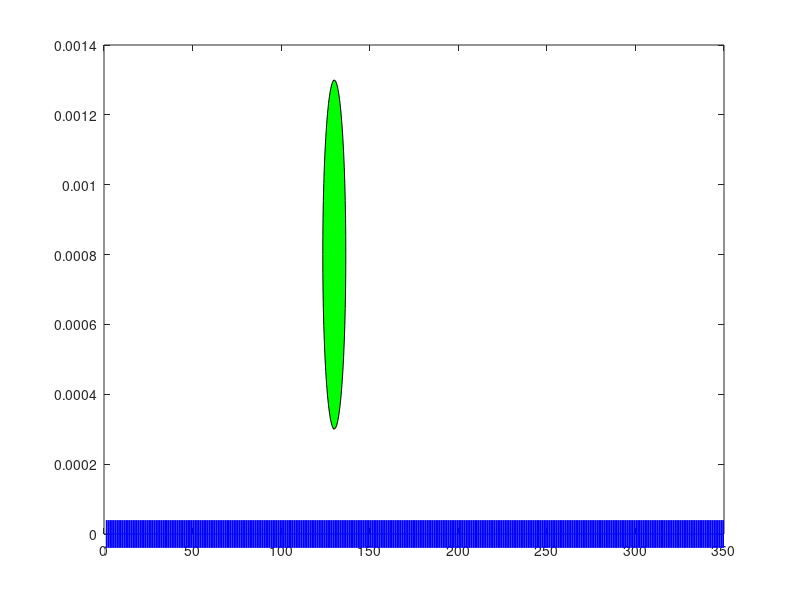

Here is the MATLAB script that generated this plot: (Note: this script raises an error after producing the figure.)
%function [outputArg1,outputArg2] = Animation(inputArg1,inputArg2)
%UNTITLED Summary of this function goes here
%   Detailed explanation goes here

t=130;
N = 350;
x = linspace(1,350,350);
y = zeros(1,350);
x_Bind = linspace(10,350,35);
Y_Bind = 0.0004*ones(1,35);
plot(x,y,'blue','LineWidth',20)
hold on
%plot(t, 0.0010,'.b', 'MarkerSize',140)

rectangle('Position',[t-6.5 0.0003 13 0.001],'Curvature',[1,1],'FaceColor',[0 1 0]*abs(1-mod(t,(10))/5) + [1 0 0]*abs(1-mod(t+5,(10))/5))
scatter(x_Bind,Y_Bind,95,'^','black','filled')

set(gca,'ytick',[])
ylim ([-0.004 0.01])
xlim([-0.1*N 1.1*N])

r=1; %r=0 left sided, r=1 right sided
rectangle('Position',[t-6.5+r*9 0.0005 4 0.0008],'Curvature',[1,1],'FaceColor', 'y')
rectangle('Position',[t-6.5 0.0012 14 0.0002],'Curvature',[1,1],'FaceColor', 'y')






%end

